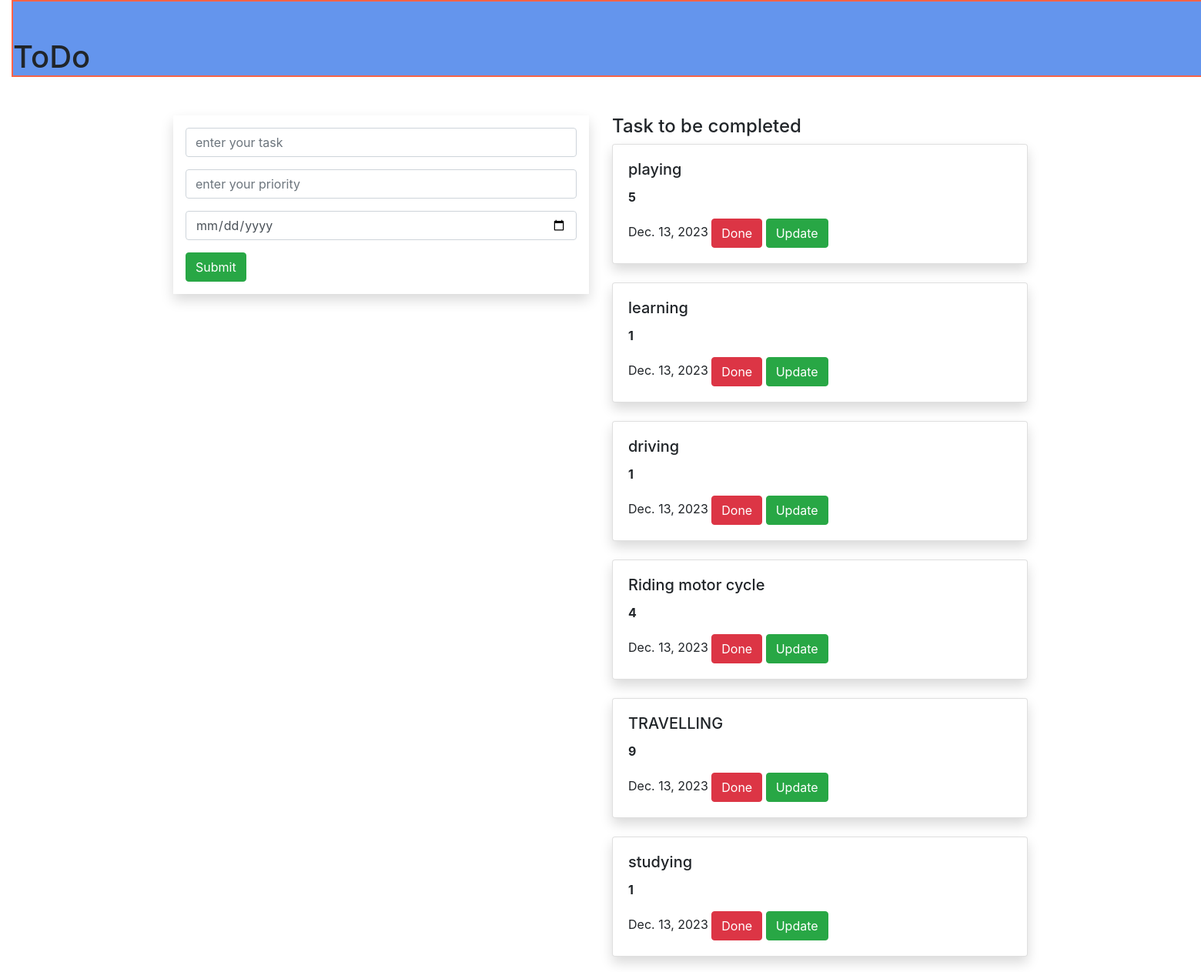
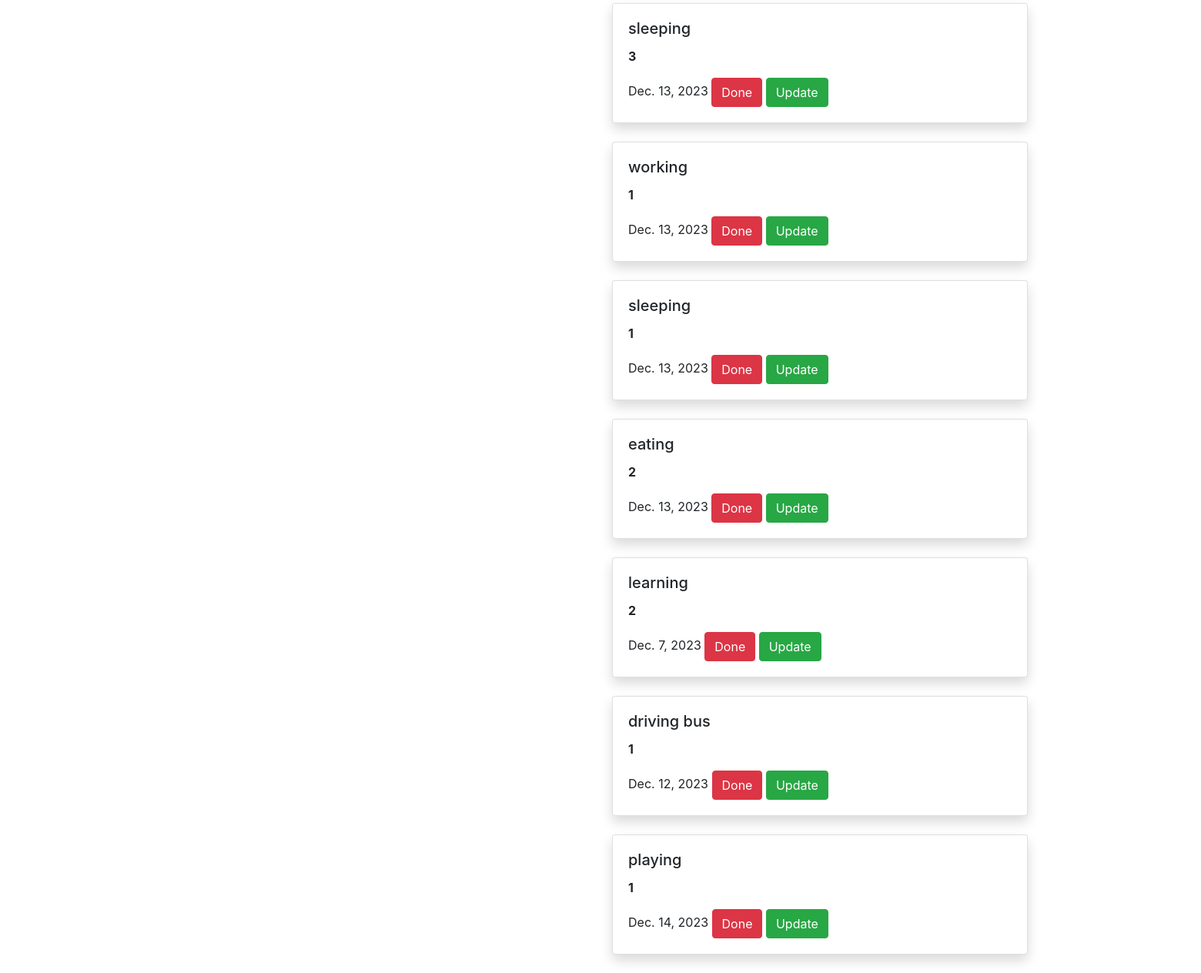
Page /cbvhome/ on the committed database (2 pictures, top to bottom).
### todoapp/models.py (models this page shows, shortened)
class Task(models.Model):
    name=models.CharField(max_length=250)
    priority=models.IntegerField()
    date=models.DateField()

### todoapp/views.py (the view)
# urls.py: path('cbvhome/',views.Tasklistview.as_view(),name='cbvhome'),
class Tasklistview(ListView):
    model= Task
    template_name= 'home.html'
    context_object_name= 'task'

### templates/home.html (shortened to what this page needs)
{% extends 'base.html' %}
{% block content %}
<div class="container-fluid">
    <div class="row">
        <div class="col-md-12">
            <div class="banner">
                <div class="banner-text">
                    <h1>ToDo</h1>
                </div>
            </div>
        </div>
    </div>
</div>
<div class="container">
    <div class="row">
        <div class="col-md-6">
       <form method="POST" class="p-3 shadow">
           <div class="form-group">
         <input type="text" class="form-control" name="task"placeholder="enter your task">
               </div>
               <div class="form-group">
          <input type="text"  class="form-control" name="priority" placeholder="enter your priority">
                   </div>
            <div class="form-group">
          <input type="date"  class="form-control" name="date" placeholder="enter your date">
                   </div>
           <input type="submit" class="btn btn-success">
    </form>
        </div>
            <div class="col-md-6">
                 <h4>Task to be completed</h4>
                   {% for i in task %}
                <div class="shadow card">
                    <div class="card-body">
                        <h5 class="card-title">{{i.name}}</h5>
                        <p><b>{{i.priority}}</b></p>
                        <p1>{{i.date}}</p1>
                        <a class="btn btn-danger" href="{% url 'todoapp:delete' i.id %}"> Done</a>
                        <a class="btn btn-success" href="{% url 'todoapp:update'  i.id %}">Update</a>
                    </div>
                </div>
                      <br>
                     {% endfor %}
            </div>
        </div>
</div>
{% endblock %}

### templates/base.html (shortened to what this page needs)
{% load static  %}
<!DOCTYPE html>
<html lang="en">
<head>
  <link rel="stylesheet" href="https://cdn.jsdelivr.net/npm/bootstrap@4.6.2/dist/css/bootstrap.min.css">
    <link rel="stylesheet" href="{% static 'style.css' %}">
</head>
<body>
{% block content %}
{% endblock %}
</body>
</html>

### static/style.css (style rules this page uses)
.banner { background-color:cornflowerblue; width :200%; height:100px; margin-bottom:50px; border:2px solid tomato; }
.banner-text { top:50%; left:50%; position:sticky; transform:scaleY(1.0); }

### rows in the picture
Task: name "playing", priority "5", date "Dec. 13, 2023"
Task: name "learning", priority "1", date "Dec. 13, 2023"
Task: name "driving", priority "1", date "Dec. 13, 2023"
Task: name "Riding motor cycle", priority "4", date "Dec. 13, 2023"
Task: name "TRAVELLING", priority "9", date "Dec. 13, 2023"
Task: name "studying", priority "1", date "Dec. 13, 2023"
Task: name "sleeping", priority "3", date "Dec. 13, 2023"
Task: name "working", priority "1", date "Dec. 13, 2023"
Task: name "sleeping", priority "1", date "Dec. 13, 2023"
Task: name "eating", priority "2", date "Dec. 13, 2023"
Task: name "learning", priority "2", date "Dec. 7, 2023"
Task: name "driving bus", priority "1", date "Dec. 12, 2023"
Task: name "playing", priority "1", date "Dec. 14, 2023"
